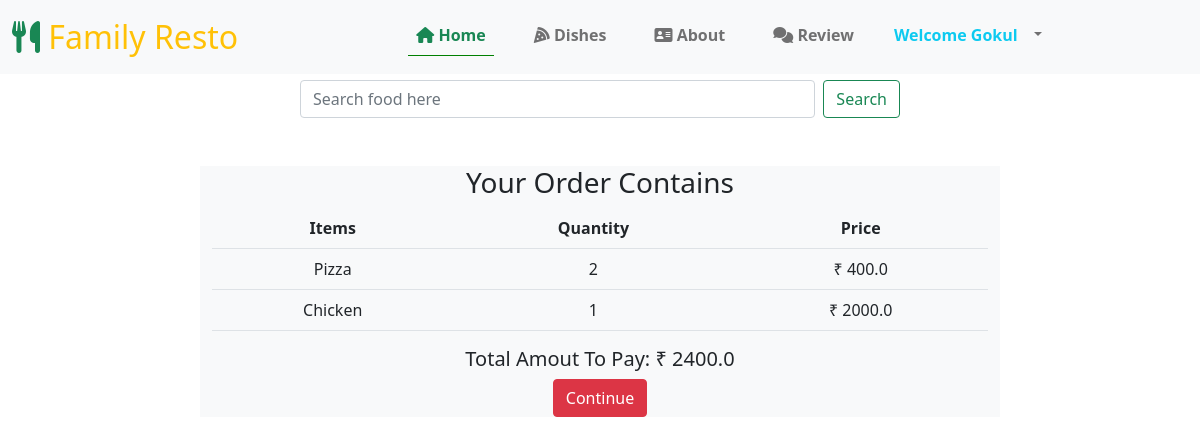
/cart/order (signed in), run on the app's committed database.
### accounts/models.py (models this page shows)
class MyUser(AbstractBaseUser):
    userId = models.BigAutoField(primary_key=True)
    first_Name  = models.CharField(max_length=30)
    last_Name  = models.CharField(max_length=30)
    mobile_Number = models.BigIntegerField(unique=True)
    user_Role = models.CharField(max_length=10)
    is_superuser = models.BooleanField(default=False)
    address = models.TextField()
    objects = MyUserManager()
    USERNAME_FIELD="mobile_Number"
    REQUIRED_FIELDS=['first_Name','last_Name']

### cart/models.py (models this page shows, shortened)
class CartItem(models.Model):
    food=models.ForeignKey(Food,on_delete=models.CASCADE)
    quantity=models.IntegerField(default=1)
    created_at=models.DateTimeField(auto_now_add=True)
    updated_at=models.DateTimeField(auto_now=True)
    @property
    def sub_total(self):
        return self.quantity * self.food.foodPrice

class Cart(models.Model):
    user=models.OneToOneField(MyUser,on_delete=models.CASCADE)
    itemlist=models.ManyToManyField(CartItem)
    created_at=models.DateTimeField(auto_now_add=True)
    updated_at=models.DateTimeField(auto_now=True)
    @property
    def final_total(self):
        sum=0
        for item in self.itemlist.all():
            sum  = sum + (item.sub_total)
        return sum

### food/models.py (models this page shows, shortened)
class Food(models.Model):
    foodId=models.AutoField(primary_key=True)
    foodName=models.CharField(max_length=100)
    foodType=models.CharField(max_length=20)
    foodPrice=models.FloatField()
    foodDescription=models.TextField()
    foodImage=models.ImageField(upload_to="foodimages/",default="No-Image.png")

### cart/views.py (the view)
# urls.py: path('order',order,name="order"),
def order(req):
    cart=Cart.objects.get(user=req.user)
    context={'cart':cart}
    return render(req,"checkout/order.html",context)

### template/checkout/order.html (shortened to what this page needs)
{% extends 'food/base.html' %}
{% block body %}
<div class="container mt-5 bg-light text-center" style="width: 50rem;">
   <h3 class="text-center">your order contains</h3>
   <table class="table">
   <tr>
       <th>Items</th>
       <th>quantity</th>
       <th>Price</th>
   </tr>
   {% for item in cart.itemlist.all %}
    <tr>
        <td>{{ item.food.foodName }}</td>
        <td>{{ item.quantity }}</td>
        <td> &#8377; {{ item.sub_total }}</td>
    </tr>
   {% endfor %}
   </table>
   <h5>Total Amout to pay: &#8377; {{ cart.final_total }}</h5>
    <a href="/checkout/payment/{{ cart.final_total }}" class="btn btn-danger">continue</a>
    </div>
{% endblock body %}

### template/food/base.html (shortened to what this page needs)
{% load static %}
<!DOCTYPE html>
<html lang="en">
<head>
    <link rel="stylesheet" href="{% static 'css/style.css' %}">
    <link rel="stylesheet" href="{% static 'css/bootstrap.min.css' %}">
    <link rel="stylesheet" href="https://cdnjs.cloudflare.com/ajax/libs/font-awesome/6.0.0/css/all.min.css">
    <link rel="stylesheet" href="https://unpkg.com/swiper@8/swiper-bundle.min.css"/>
</head>
<body>
  <nav class="navbar navbar-expand-lg navbar-light bg-light fixed-top">
    <div class="container-fluid">
      <a class="navbar-brand fs-2 text-warning" href=""> <i class="fa-solid fa-utensils text-success"></i> Family Resto</a>
      <div class="collapse navbar-collapse" id="navbarSupportedContent">
        <ul class="navbar-nav me-auto mb-2 mb-lg-0 ms-auto text-center">
          <li class="nav-item mb-1 mx-3 rounded">
           <strong><a class="nav-link text-success bb font-weight-bold" aria-current="page" href="/food/"><i class="fa-solid fa-house"></i> Home</a></strong>
          </li>
          <li class="nav-item mb-1 mx-3 rounded">
            <strong><a class="nav-link" href="/food/foodlist"><i class="fa-solid fa-pizza-slice"></i> Dishes</a></strong>
          </li>
          <li class="nav-item mb-1 mx-3 rounded">
            <strong><a class="nav-link"> <i class="fa-solid fa-address-card"></i> About</a></strong>
          </li>
          <li class="nav-item mb-1 mx-3 rounded">
            <strong><a class="nav-link" href="/accounts/review"><i class="fa-solid fa-comments"></i> Review</a></strong>
          </li>
          <li class="nav-item dropdown">
            <a class="nav-link dropdown-toggle" href="#" id="navbarDropdown" role="button" data-bs-toggle="dropdown" aria-expanded="false">
              {% if request.user.is_authenticated %}
                    <b class="text-info mx-2">welcome {{ request.user.first_Name }}</b>
                    {% else %}
                     <b>user</b>
                  {% endif %}
            </a>
          </li>
        </ul>
      </div>
    </div>
  </nav>
       <form action="/food/searchfood" class="d-flex mx-auto" style="padding-top:5rem;width:50%;">
          <input class="form-control me-2 searchbox" type="text" name="q" placeholder="Search food here" aria-label="Search">
          <button class="btn btn-outline-success" type="submit">Search</button>
        </form>
    {% block body %}
    {% endblock body %}
</body>
</html>

### static/css/style.css (style rules this page uses)
* { padding: 0;margin: 0;text-decoration: none;list-style: none;box-sizing: border-box; }
html { text-transform: capitalize; }
body { font-family:montserrat; cursor: pointer; }
.bb { border-bottom:0.1rem solid green; }

### data on the page
MyUser: user.first_Name "Gokul"
CartItem: food.foodName "Pizza", quantity "2", sub_total "400.0"
CartItem: food.foodName "Chicken", quantity "1", sub_total "2000.0"
Cart: final_total "2400.0"
